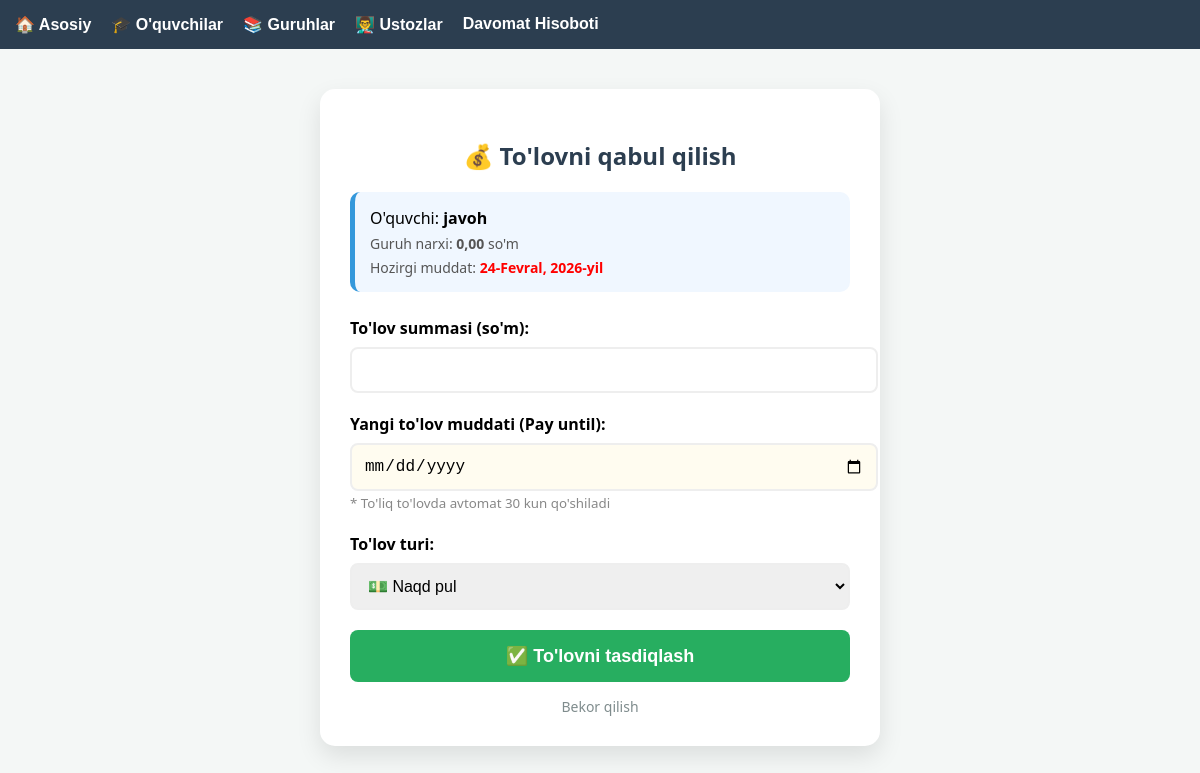
Screenshot of /student/1/payment/ with the database file from the repository.
### markaz/models.py (models this page shows, shortened)
class Student(models.Model):
    full_name = models.CharField(max_length=200)
    phone = models.CharField(max_length=13)
    group = models.ForeignKey(Group, on_delete=models.CASCADE, related_name='students')
    balance = models.DecimalField(max_digits=12, decimal_places=2, default=0)
    pay_until = models.DateField(null=True, blank=True, verbose_name="To'lov muddati")
    @property
    def days_left(self):
        if self.pay_until:
            import datetime
            delta = self.pay_until - datetime.date.today()
            return delta.days
        return None

class Group(models.Model):
    name = models.CharField(max_length=100)
    teacher = models.ForeignKey(Teacher, on_delete=models.SET_NULL, null=True)
    price = models.DecimalField(max_digits=10, decimal_places=2, default=0) # Kurs narxi

### markaz/views.py (the view, shortened to what this page needs)
# urls.py: path('student/<int:student_id>/payment/', views.student_payment, name='add_payment'),
def student_payment(request, student_id):
    student = get_object_or_404(Student, id=student_id)
    group_price = student.group.price  # Guruhning belgilangan narxi
    return render(request, 'add_payment.html', {'student': student})

### templates/add_payment.html (shortened to what this page needs)
{% extends 'base.html' %}
{% block content %}
<div style="max-width: 500px; margin: 20px auto; background: white; padding: 30px; border-radius: 15px; box-shadow: 0 10px 25px rgba(0,0,0,0.1); font-family: 'Segoe UI', sans-serif;">
    <h2 style="text-align: center; color: #2c3e50; margin-bottom: 20px;">💰 To'lovni qabul qilish</h2>
    <div style="background: #f0f7ff; padding: 15px; border-radius: 10px; margin-bottom: 25px; border-left: 5px solid #3498db;">
        <p style="margin: 0; font-size: 16px;">O'quvchi: <strong>{{ student.full_name }}</strong></p>
        <p style="margin: 5px 0; font-size: 14px; color: #555;">Guruh narxi: <strong id="group-price">{{ student.group.price }}</strong> so'm</p>
        <p style="margin: 5px 0 0 0; font-size: 14px; color: #555;">Hozirgi muddat:
            <span style="color: {% if student.days_left < 0 %}red{% else %}green{% endif %}; font-weight: bold;">
                {{ student.pay_until|default:"Muddati yo'q" }}
            </span>
        </p>
    </div>
    <form method="post" enctype="multipart/form-data">
        <div style="margin-bottom: 20px;">
            <label style="display: block; font-weight: 600; margin-bottom: 8px;">To'lov summasi (so'm):</label>
            <input type="number" name="amount" id="payment-amount" value="{{ student.group.price }}" required
                   style="width: 100%; padding: 12px; border: 2px solid #eee; border-radius: 8px; font-size: 16px; outline: none; transition: 0.3s;"
                   oninput="calculateDebt()">
        </div>
        <div style="margin-bottom: 20px;">
            <label style="display: block; font-weight: 600; margin-bottom: 8px;">Yangi to'lov muddati (Pay until):</label>
            <input type="date" name="pay_until"
                   style="width: 100%; padding: 12px; border: 2px solid #eee; border-radius: 8px; font-size: 16px; background: #fffcf0;">
            <small style="color: #888;">* To'liq to'lovda avtomat 30 kun qo'shiladi</small>
        </div>
        <div style="margin-bottom: 20px;">
            <label style="display: block; font-weight: 600; margin-bottom: 8px;">To'lov turi:</label>
            <select name="payment_type" id="payment_type" onchange="toggleReceipt()"
                    style="width: 100%; padding: 12px; border: 2px solid #eee; border-radius: 8px; font-size: 16px;">
                <option value="cash">💵 Naqd pul</option>
            </select>
        </div>
        <button type="submit" style="width: 100%; padding: 15px; background: #27ae60; color: white; border: none; border-radius: 8px; font-size: 18px; font-weight: bold; cursor: pointer; transition: 0.3s;">
            ✅ To'lovni tasdiqlash
        </button>
        <a href="{% url 'student_list' %}" style="display: block; text-align: center; margin-top: 15px; color: #7f8c8d; text-decoration: none; font-size: 14px;">Bekor qilish</a>
    </form>
</div>
{% endblock %}

### templates/base.html (style rules this page uses)
body { font-family: sans-serif; margin: 0; padding: 0; background: #f4f7f6; }

### rows the page displays
Student: full_name "javoh", group.price "0,00", pay_until "24-Fevral, 2026-yil"
